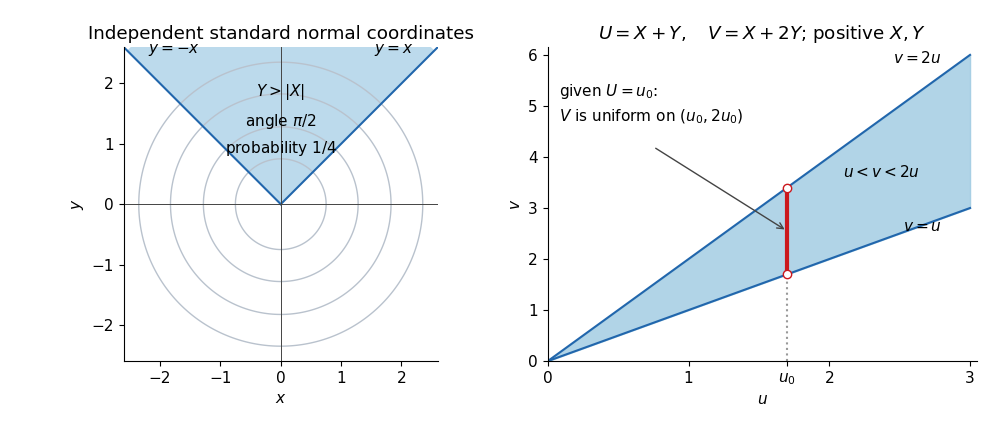

Python code for this plot:
"""Original illustrations of two probability supports; write PNG to cwd."""
from pathlib import Path
import matplotlib
matplotlib.use('Agg')
import matplotlib.pyplot as plt
from matplotlib.patches import Wedge
import numpy as np

plt.rcParams.update({'font.size': 11, 'figure.facecolor': 'white', 'axes.facecolor': 'white'})
fig, (left, right) = plt.subplots(1, 2, figsize=(10, 4.3), dpi=100)
grid = np.linspace(-2.6, 2.6, 251)
x, y = np.meshgrid(grid, grid)
left.contour(x, y, np.exp(-(x*x+y*y)/2)/(2*np.pi), levels=[.01, .03, .07, .12], colors=['#b9c2cd'], linewidths=1)
left.add_patch(Wedge((0, 0), 3.6, 45, 135, facecolor='#6baed6', alpha=.45, edgecolor='none'))
left.plot([0, 2.6], [0, 2.6], color='#2166ac')
left.plot([0, -2.6], [0, 2.6], color='#2166ac')
left.axhline(0, color='#444444', linewidth=.7)
left.axvline(0, color='#444444', linewidth=.7)
left.text(0, 1.8, r'$Y>|X|$', ha='center')
left.text(0, 1.3, r'angle $\pi/2$', ha='center')
left.text(0, .84, r'probability $1/4$', ha='center')
left.text(2.2, 2.5, r'$y=x$', ha='right')
left.text(-2.2, 2.5, r'$y=-x$', ha='left')
left.set(xlim=(-2.6, 2.6), ylim=(-2.6, 2.6), xlabel=r'$x$', ylabel=r'$y$', title='Independent standard normal coordinates')
left.set_aspect('equal')

u = np.linspace(0, 3.0, 101)
right.fill_between(u, u, 2*u, color='#9ecae1', alpha=.8)
right.plot(u, u, color='#2166ac')
right.plot(u, 2*u, color='#2166ac')
u0 = 1.7
right.plot([u0, u0], [u0, 2*u0], color='#cb181d', linewidth=3)
right.plot([u0, u0], [0, u0], ':', color='#999999')
right.scatter([u0, u0], [u0, 2*u0], facecolors='white', edgecolors='#cb181d', zorder=5)
right.text(2.8, 5.85, r'$v=2u$', ha='right')
right.text(2.8, 2.55, r'$v=u$', ha='right')
right.text(2.1, 3.6, r'$u<v<2u$')
right.text(.08, 5.2, r'given $U=u_0$:')
right.annotate('', xy=(u0, 2.55), xytext=(.75, 4.2),
               arrowprops={'arrowstyle':'->', 'color':'#444444'})
right.text(.08, 4.7, r'$V$ is uniform on $(u_0,2u_0)$')
right.set_xticks([0, 1, u0, 2, 3], ['0', '1', r'$u_0$', '2', '3'])
right.set(xlim=(0, 3.05), ylim=(0, 6.15), xlabel=r'$u$', ylabel=r'$v$', title=r'$U=X+Y,\quad V=X+2Y$; positive $X,Y$')
for ax in (left, right):
    ax.spines[['top', 'right']].set_visible(False)
fig.tight_layout(pad=1.5)
fig.savefig(Path.cwd()/'2015-density-regions.png', facecolor='white', transparent=False)
